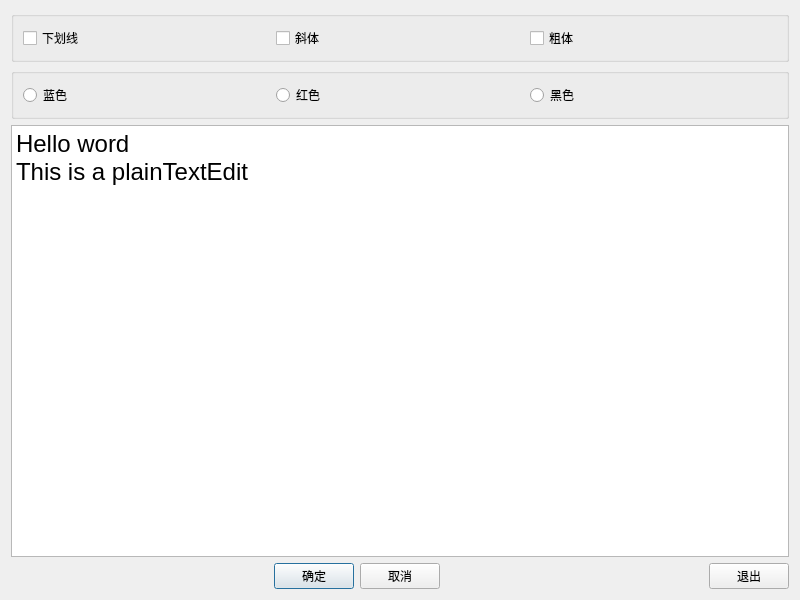
<?xml version="1.0" encoding="UTF-8"?>
<ui version="4.0">
 <class>Dialog</class>
 <widget class="QDialog" name="Dialog">
  <property name="geometry">
   <rect>
    <x>0</x>
    <y>0</y>
    <width>800</width>
    <height>600</height>
   </rect>
  </property>
  <property name="windowTitle">
   <string>Dialog</string>
  </property>
  <layout class="QVBoxLayout" name="verticalLayout">
   <item>
    <widget class="QGroupBox" name="groupBox">
     <property name="title">
      <string/>
     </property>
     <layout class="QHBoxLayout" name="horizontalLayout">
      <item>
       <widget class="QCheckBox" name="checkBoxUnderLine">
        <property name="text">
         <string>下划线</string>
        </property>
       </widget>
      </item>
      <item>
       <widget class="QCheckBox" name="checkBoxItalic">
        <property name="text">
         <string>斜体</string>
        </property>
       </widget>
      </item>
      <item>
       <widget class="QCheckBox" name="checkBoxBold">
        <property name="text">
         <string>粗体</string>
        </property>
       </widget>
      </item>
     </layout>
    </widget>
   </item>
   <item>
    <widget class="QGroupBox" name="groupBox_2">
     <property name="title">
      <string/>
     </property>
     <layout class="QHBoxLayout" name="horizontalLayout_2">
      <item>
       <widget class="QRadioButton" name="radioButtonBlue">
        <property name="text">
         <string>蓝色</string>
        </property>
       </widget>
      </item>
      <item>
       <widget class="QRadioButton" name="radioButtonRed">
        <property name="text">
         <string>红色</string>
        </property>
       </widget>
      </item>
      <item>
       <widget class="QRadioButton" name="radioButtonBlack">
        <property name="text">
         <string>黑色</string>
        </property>
       </widget>
      </item>
     </layout>
    </widget>
   </item>
   <item>
    <widget class="QPlainTextEdit" name="plainTextEdit">
     <property name="font">
      <font>
       <pointsize>18</pointsize>
      </font>
     </property>
     <property name="plainText">
      <string>Hello word
This is a plainTextEdit</string>
     </property>
    </widget>
   </item>
   <item>
    <layout class="QHBoxLayout" name="horizontalLayout_3">
     <item>
      <spacer name="horizontalSpacer_3">
       <property name="orientation">
        <enum>Qt::Horizontal</enum>
       </property>
       <property name="sizeHint" stdset="0">
        <size>
         <width>40</width>
         <height>20</height>
        </size>
       </property>
      </spacer>
     </item>
     <item>
      <widget class="QPushButton" name="pushButtonOk">
       <property name="text">
        <string>确定</string>
       </property>
      </widget>
     </item>
     <item>
      <widget class="QPushButton" name="pushButtonCancle">
       <property name="text">
        <string>取消</string>
       </property>
      </widget>
     </item>
     <item>
      <spacer name="horizontalSpacer_2">
       <property name="orientation">
        <enum>Qt::Horizontal</enum>
       </property>
       <property name="sizeHint" stdset="0">
        <size>
         <width>40</width>
         <height>20</height>
        </size>
       </property>
      </spacer>
     </item>
     <item>
      <widget class="QPushButton" name="pushButtonExit">
       <property name="text">
        <string>退出</string>
       </property>
      </widget>
     </item>
    </layout>
   </item>
  </layout>
 </widget>
 <resources/>
 <connections>
  <connection>
   <sender>pushButtonOk</sender>
   <signal>clicked()</signal>
   <receiver>Dialog</receiver>
   <slot>accept()</slot>
   <hints>
    <hint type="sourcelabel">
     <x>312</x>
     <y>567</y>
    </hint>
    <hint type="destinationlabel">
     <x>399</x>
     <y>299</y>
    </hint>
   </hints>
  </connection>
  <connection>
   <sender>pushButtonCancle</sender>
   <signal>clicked()</signal>
   <receiver>Dialog</receiver>
   <slot>reject()</slot>
   <hints>
    <hint type="sourcelabel">
     <x>399</x>
     <y>567</y>
    </hint>
    <hint type="destinationlabel">
     <x>399</x>
     <y>299</y>
    </hint>
   </hints>
  </connection>
  <connection>
   <sender>pushButtonExit</sender>
   <signal>clicked()</signal>
   <receiver>Dialog</receiver>
   <slot>close()</slot>
   <hints>
    <hint type="sourcelabel">
     <x>747</x>
     <y>567</y>
    </hint>
    <hint type="destinationlabel">
     <x>399</x>
     <y>299</y>
    </hint>
   </hints>
  </connection>
 </connections>
</ui>
